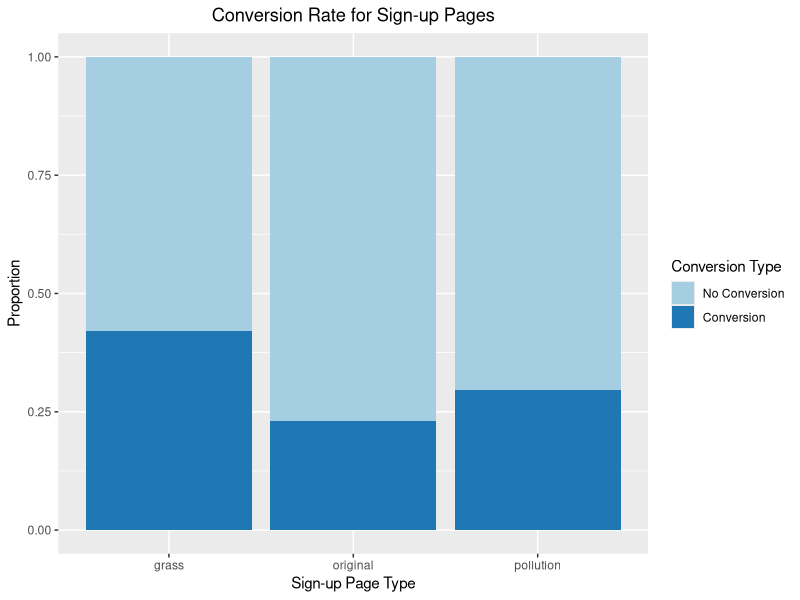

R code for this plot:
# The dplyr package has a host of functions that are highly useful for 
# manipulating data when using 'data frames'.
library(dplyr)

# We begin by simulating 200 observations for each group by sampling 
# from a binomial distribution using rbinom. The raw data is converted 
# into a data frame with data_frame, and the data are stored into a 
# single column called signup.
bi_dist_orig <- data_frame(signup=rbinom(200, 1, .22))
bi_dist_pollu <- data_frame(signup=rbinom(200, 1, .28))
bi_dist_grass <- data_frame(signup=rbinom(200, 1, .42))

# Below are is hard coded output from the original call made to rbinom. 
# Either remove these lines of code or keep them to replicate the results 
# reported in the 'AB_Testing.Rmd'. 
bi_dist_orig <- data_frame(signup=c(0,	0,	0,	0,	0,	0,	0,	0,	0,	0,	0,	0,	0,	0,	
                                    1,	0,	1,	0,	0,	1,	1,	0,	0,	0,	0,	1,	0,	0,	
                                    1,	1,	0,	0,	1,	0,	0,	0,	0,	1,	0,	0,	0,	1,	
                                    0,	0,	0,	0,	0,	1,	0,	0,	1,	1,	0,	0,	1,	0,	
                                    0,	0,	0,	0,	1,	0,	0,	0,	0,	0,	0,	1,	1,	1,	
                                    1,	0,	0,	0,	0,	0,	1,	0,	0,	0,	0,	0,	0,	0,	
                                    0,	0,	0,	0,	0,	0,	1,	0,	0,	0,	1,	0,	0,	0,	
                                    1,	0,	0,	0,	0,	0,	0,	1,	1,	0,	0,	0,	0,	0,	
                                    0,	0,	0,	0,	0,	0,	0,	0,	0,	0,	0,	0,	0,	0,	
                                    0,	0,	0,	0,	0,	1,	0,	0,	0,	1,	0,	0,	0,	0,	
                                    1,	1,	0,	1,	1,	0,	0,	0,	0,	0,	1,	0,	1,	0,	
                                    0,	0,	0,	0,	0,	1,	0,	0,	1,	0,	0,	0,	0,	0,	
                                    0,	0,	1,	0,	1,	0,	1,	0,	0,	0,	0,	0,	0,	0,	
                                    1,	1,	1,	0,	0,	0,	0,	1,	1,	0,	1,	0,	0,	0,	
                                    0,	1,	1,	0))

bi_dist_pollu <- data_frame(signup=c(1,	0,	1,	0,	0,	0,	1,	1,	0,	0,	0,	0,	0,	0,	
                                     1,	0,	1,	0,	0,	0,	0,	0,	0,	1,	0,	0,	1,	1,	
                                     1,	1,	0,	0,	1,	0,	1,	0,	0,	1,	0,	1,	0,	0,	
                                     0,	1,	1,	0,	1,	0,	0,	1,	0,	0,	1,	1,	0,	0,	
                                     0,	0,	0,	0,	0,	0,	0,	0,	0,	0,	1,	1,	0,	1,	
                                     0,	0,	0,	1,	0,	1,	0,	0,	0,	0,	0,	0,	1,	0,	
                                     0,	1,	1,	1,	0,	0,	0,	0,	1,	1,	1,	0,	0,	0,	
                                     0,	0,	0,	0,	0,	1,	1,	1,	1,	1,	1,	1,	0,	0,	
                                     0,	1,	0,	0,	0,	0,	0,	0,	0,	1,	0,	1,	0,	0,	
                                     0,	0,	0,	0,	0,	0,	1,	0,	0,	0,	0,	0,	0,	0,	
                                     0,	0,	1,	1,	0,	0,	0,	0,	1,	0,	0,	0,	0,	1,	
                                     0,	1,	1,	0,	0,	0,	0,	0,	1,	0,	0,	0,	0,	0,	
                                     0,	0,	0,	0,	0,	1,	0,	0,	0,	0,	1,	0,	1,	0,	
                                     1,	0,	0,	1,	0,	1,	1,	0,	0,	1,	0,	0,	0,	0,	
                                     0,	0,	0,	0))

bi_dist_grass <- data_frame(signup=c(0,	1,	0,	0,	1,	1,	0,	1,	1,	0,	0,	0,	0,	0,	
                                     0,	0,	0,	1,	0,	1,	1,	1,	0,	0,	0,	1,	1,	0,	
                                     0,	1,	1,	0,	1,	0,	0,	0,	0,	0,	0,	0,	0,	0,	
                                     0,	0,	1,	0,	0,	0,	1,	0,	0,	1,	0,	1,	0,	1,	
                                     1,	0,	1,	1,	0,	0,	1,	0,	1,	0,	1,	0,	1,	1,	
                                     1,	1,	1,	0,	0,	1,	0,	0,	1,	0,	0,	1,	1,	0,	
                                     0,	0,	1,	1,	1,	1,	0,	1,	1,	1,	0,	1,	0,	1,	
                                     0,	0,	1,	0,	0,	0,	1,	1,	0,	0,	1,	1,	1,	0,	
                                     1,	1,	1,	1,	0,	0,	0,	1,	0,	1,	1,	0,	0,	1,	
                                     0,	0,	0,	1,	1,	0,	0,	1,	1,	0,	0,	0,	1,	0,	
                                     1,	0,	0,	0,	1,	0,	0,	1,	1,	0,	1,	0,	0,	1,	
                                     0,	0,	1,	1,	0,	0,	0,	1,	1,	0,	0,	0,	0,	1,	
                                     0,	1,	1,	0,	0,	0,	1,	1,	1,	0,	1,	0,	1,	0,	
                                     1,	0,	0,	0,	0,	0,	1,	0,	1,	0,	0,	0,	0,	0,	
                                     0,	1,	0,	0))

# A new column 'pagetype' is created to signify the version of the sign-up page 
# that a user sees, along with two other variables 'successes' and 'total', which 
# reflect the raw number of conversions, and the total number of users that viewed 
# that version of the page.
bi_dist_orig$pagetype <- "original"
bi_dist_orig$success <- sum(bi_dist_orig$signup)
bi_dist_orig$total <- nrow(bi_dist_orig)

bi_dist_pollu$pagetype <- "pollution"
bi_dist_pollu$success <- sum(bi_dist_pollu$signup)
bi_dist_pollu$total <- nrow(bi_dist_pollu)

bi_dist_grass$pagetype <- "grass"
bi_dist_grass$success <- sum(bi_dist_grass$signup)
bi_dist_grass$total <- nrow(bi_dist_grass)

# The data frame 'full_data_success_rates' holds the raw number of conversions and the total 
# number of users that viewed each of the 3 page types. The 'signup' column is removed because 
# it is no longer needed. 
full_data_success_rates <- rbind(bi_dist_orig[1,], bi_dist_grass[1,], bi_dist_pollu[1,]) %>%
  select(-signup)

# The *Chi Square* is run with `prop.test`, and we are interested in whether the p-value of 
# X-Squared is below 0.05, which it is (p < 0.0005), meaning that at least 
# one of the three proportions significantly differs from one of the others. The grassy version 
# had the highest conversion rate at 42%, followed by the pollution version with 29.5%, finishing 
# off with the original version that had a 23% conversion rate.
prop.test(full_data_success_rates[[2]], full_data_success_rates[[3]])

# For plotting purposes all 3 data sets are bound together with 'rbind' into a single data frame.
full_data <- rbind(bi_dist_orig, bi_dist_pollu, bi_dist_grass)

# The library 'ggplot2' is loaded and 'full_data' is piped into 'ggplot' with 'pagetype' and 'signup' 
# entered as the x and fill properties of the graph. The 'geom_bar' call produces the bar graph and 
# 'labs' labels the x and y axes.
library(ggplot2)
full_data %>%
  ggplot(aes(x = as.factor(pagetype), fill = as.factor(signup))) + 
  geom_bar(position = "fill") + 
  scale_fill_brewer(name="Conversion Type", palette="Paired", labels=c("No Conversion","Conversion")) +
  ggtitle("Conversion Rate for Sign-up Pages") + 
  theme(plot.title = element_text(hjust = 0.5)) +
  labs(x = "Sign-up Page Type", y = "Proportion")

# We conduct post-hoc (pairwise) comparisons using 'pairwise.prop.test', which uses the Holm correction 
# method to account for multiple comparisons. Groups 1, 2 and 3 correspond to the original, grass 
# and pollution sign-up pages, respectively.
multi_comp <- pairwise.prop.test(full_data_success_rates[[2]], full_data_success_rates[[3]])
multi_comp$p.value







